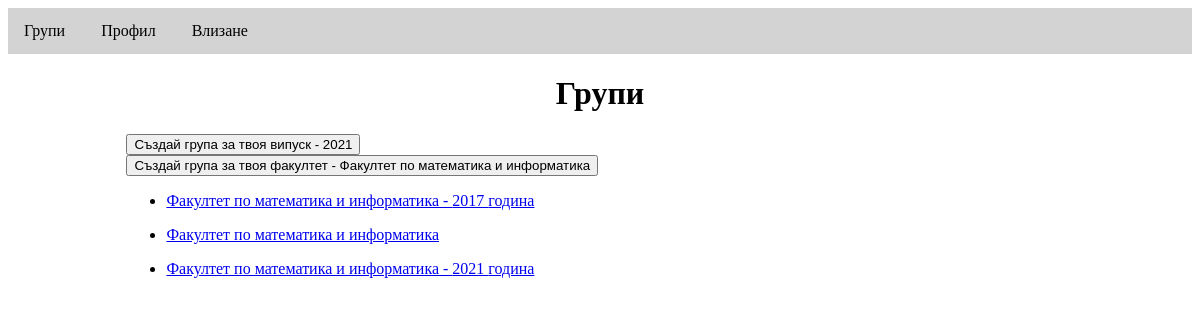
Screenshot of /groups/index.php (signed in) with the database file from the repository.
### tables this page shows
CREATE TABLE `users` (
  `id` int(11) NOT NULL,
  `email` varchar(64) NOT NULL,
  `password` varchar(128) NOT NULL,
  `name` varchar(64) NOT NULL,
  `security_level` varchar(32) NOT NULL,
  `place` varchar(64) DEFAULT NULL,
  `faculty` varchar(128) NOT NULL,
  `subject` varchar(64) NOT NULL,
  `administrative_group` int(8) NOT NULL,
  `year_graduated` year(4) NOT NULL,
  `picture` mediumtext DEFAULT NULL
);

CREATE TABLE `groups` (
  `id` int(11) NOT NULL,
  `year` varchar(32) DEFAULT NULL,
  `faculty` varchar(128) NOT NULL,
  `admin_id` int(11) NOT NULL
);

### helpers.php (called while the page is built, shortened)
<?php
    function new_db_connection() {
        include('config.php');
        return new PDO('mysql:host=localhost;dbname=alumni_db;charset=utf8', $db_user, $db_pass);
    }
    function get_user() {
        $conn = new_db_connection();
        $stmt = $conn->prepare("SELECT * FROM users WHERE id = ?");
        $stmt->execute([$_SESSION['id']]);
        return $stmt->fetch(PDO::FETCH_ASSOC);
    }
?>

### groups/groups_list.php (the view, shortened to what this page needs)
<?php
    $conn = new_db_connection();
    $sql = "SELECT id, year, faculty FROM groups";
    $stmt = $conn->prepare($sql);
    $stmt->execute();
    $groups = $stmt->fetchALL(PDO::FETCH_ASSOC);
    $user = get_user();
?>
<h1>Групи</h1>
<form action="/groups/create_group.php" method="post">
    <input type="submit" value="Създай група за твоя випуск - <?php echo($user['year_graduated']); ?>" />
</form>
<form action="/groups/create_group.php" method="post">
    <input type="submit" value="Създай група за твоя факултет - <?php echo($user['faculty']); ?>" />
</form>
<div id="groups">
    <?php foreach($groups as $group): ?>
        <ul>
            <li class="group">
                <?php
                    if(isset($group['year'])) {
                        printf("<a href='/groups?id=%s'>%s - %s година</a>", $group['id'], $group['faculty'], $group['year']);
                    }
                    else {
                        printf("<a href='/groups?id=%s'>%s</a>", $group['id'], $group['faculty']);
                    }
                ?>
            </li>
        </ul>
    <?php endforeach; ?>
</div>

### templates/styles.css (style rules this page uses)
h1, h2 { text-align: center; }

### rows the page displays
users: year_graduated "Създай група за твоя випуск - 2021", faculty "Създай група за твоя факултет - Факултет по математика и информатика"
groups: faculty "Факултет по математика и информатика", year "2017"
groups: faculty "Факултет по математика и информатика"
groups: faculty "Факултет по математика и информатика", year "2021"
